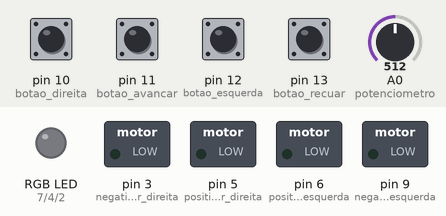
Recording of a sketch running on a simulated Arduino Uno, built with avr-gcc and run on an emulated ATmega328P. Shown: switched loads named in the sketch (green lamp = pin HIGH), an RGB LED mixed from three pins (HIGH = lit). The inputs (shaded band) are chosen by the test bench; at power-on: pin 10 (botao_direita), pin 11 (botao_avancar), pin 12 (botao_esquerda), pin 13 (botao_recuar) LOW, A0 (potenciometro) = 512.

Above: at 1.2 s.
1.3 s: pin 10 (botao_direita) pulled HIGH for 0.15 s
At 1.37 s:
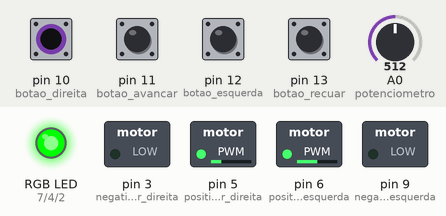
2.9 s: pin 11 (botao_avancar) pulled HIGH for 0.15 s
At 2.97 s:
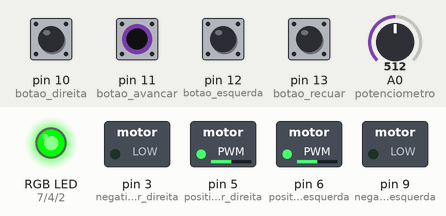
4.5 s: pin 12 (botao_esquerda) pulled HIGH for 0.15 s
At 4.57 s:
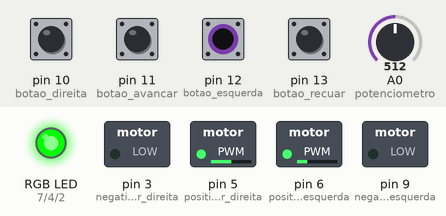
6.1 s: pin 13 (botao_recuar) pulled HIGH for 0.15 s
At 6.17 s:
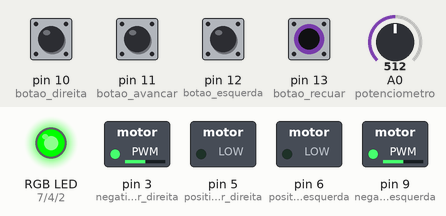
7.7 s: pin 10 (botao_direita) pulled HIGH for 1 s
At 9.0 s:
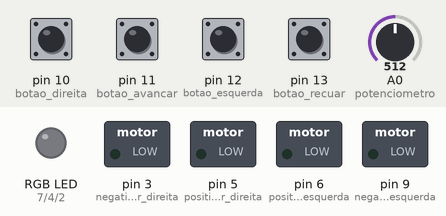
10.2 s: pin 11 (botao_avancar) pulled HIGH for 1 s
At 11.0 s:
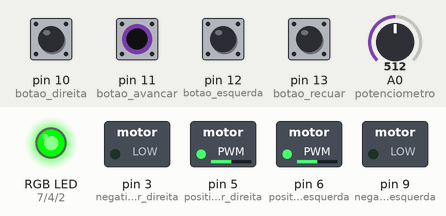
Timing chart, 0 to 13.2 s (numbered marks = the images above; inputs shaded):
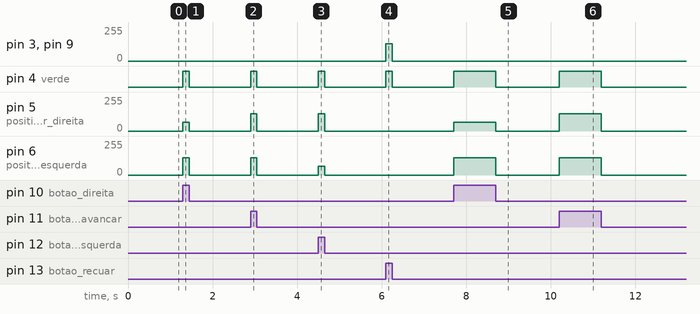

Measured:
- after the input at 1.3 s, pin 4 (verde): LOW → HIGH at once, → LOW 0.15 s later; pin 5 (positivo_motor_direita): 0/255 → 64/255 at once, → 0/255 0.15 s later; pin 6 (positivo_motor_esquerda): 0/255 → 128/255 at once, → 0/255 0.15 s later
- after the input at 2.9 s, pin 4 (verde): LOW → HIGH at once, → LOW 0.15 s later; pin 5 (positivo_motor_direita), pin 6 (positivo_motor_esquerda): 0/255 → 128/255 at once, → 0/255 0.15 s later
- after the input at 4.5 s, pin 4 (verde): LOW → HIGH at once, → LOW 0.15 s later; pin 5 (positivo_motor_direita): 0/255 → 128/255 at once, → 0/255 0.15 s later; pin 6 (positivo_motor_esquerda): 0/255 → 64/255 at once, → 0/255 0.15 s later
- after the input at 6.1 s, pin 3 (negativo_motor_direita), pin 9 (negativo_motor_esquerda): 0/255 → 128/255 at once, → 0/255 0.15 s later; pin 4 (verde): LOW → HIGH at once, → LOW 0.15 s later
- after the input at 7.7 s, pin 4 (verde): LOW → HIGH at once, → LOW 1.0 s later; pin 5 (positivo_motor_direita): 0/255 → 64/255 at once, → 0/255 1.0 s later; pin 6 (positivo_motor_esquerda): 0/255 → 128/255 at once, → 0/255 1.0 s later
- after the input at 10.2 s, pin 4 (verde): LOW → HIGH at once, → LOW 1.0 s later; pin 5 (positivo_motor_direita), pin 6 (positivo_motor_esquerda): 0/255 → 128/255 at once, → 0/255 1.0 s later

The sketch:

exe6-18.ino
```cpp
/*
Componentes:
- 2 motores CC
- 1 controlador L293D
- 1 fonte de energia
- 1 arduíno
- 4 botões
- 4 resistores (1kohm cada)
- 1 potenciômetro
- 1 led RGB
- 1 resistor 220 ohms para led rgb
- 3 protoboards

Montagem
1 protoboard com fonte de energia (positivo e negativo)
Nessa placa ligar o controlador L293D e os motores
Ligar corretamente potencia, solo e ativar do controlador
As saídas do controlador devem ser ligadas nos motores
As entradas do controlador devem ser ligadas nas
portas digitais do arduíno (portas com PWM)

1 protoboard com 4 botões e 4 resistores 1kohm
Nesta placa ligar o positivo do arduíno - 5V
Também ligar o negativo do arduíno
Os botões recebem tensão de 5v do arduíno, passam
pelo resistor e devolvem ao negativo do arduíno.
Depois de passar pelo botão e antes do resistor, fazer
uma ligação do botão com a porta digital do arduíno
aproveitar as portas não PWM

1 protoboard vai receber o potenciometro e o led.
Ligar o positivo (5V) e o negativo do arduino na placa
potenciometro tem terminais 1 e 2 ligados no
positivo e negativo da placa
Terminal limpador é ligado na entrada analógica A0
led é ligado nas portas digitais que sobrarem

##### lógica ####
Definir as portas - usar nomes adequados a
cada componente
para cada entrada, criar uma variável para
armazenar a leitura da entrada
#define botao_avancar 12
int estado_botao_avancar = 0;

no void setup, definir portas de entrada e saída
(motor, led) - saídas
botões e potenciometro - entradas
Serial.begin(9600); -> ativar entrada analógica potenciometro

no void loop
primeiro LER o estado de todos os botões e
do potenciometro
estado_botao_avancar = digitalRead(botao_avancar)
estado_potenciometro = analogRead(potenciometro) / 4;

se o botao de avancar estiver pressionado (estado == 1)
ligar os dois motores na velocidade lida no potenciometro
analogWrite(motor, estado_potenciometro)

código da cola:
*/

#define positivo_motor_direita 5
int negativo_motor_direita = 3;
int positivo_motor_esquerda = 6;
int negativo_motor_esquerda = 9;
int botao_avancar = 11;
int botao_recuar = 13;
int botao_direita = 10;
int botao_esquerda = 12;
int estado_btn_avancar = 0;
int estado_btn_recuar = 0;
int estado_btn_direita = 0;
int estado_btn_esquerda = 0;
int potenciometro = 0;
int velocidade_potenciometro = 0;
int vermelho = 7;
int azul = 2;
int verde = 4;


void setup()
{
  pinMode(positivo_motor_direita, OUTPUT);
  pinMode(negativo_motor_direita, OUTPUT);
  pinMode(positivo_motor_esquerda, OUTPUT);
  pinMode(negativo_motor_esquerda, OUTPUT);
  pinMode(botao_avancar, INPUT);
  pinMode(botao_recuar, INPUT);
  pinMode(botao_direita, INPUT);
  pinMode(botao_esquerda, INPUT);
  Serial.begin(9600);
  pinMode(vermelho, OUTPUT);
  pinMode(azul, OUTPUT);
  pinMode(verde, OUTPUT);
}

void loop()
{
  velocidade_potenciometro = analogRead(potenciometro)/4;
  estado_btn_avancar = digitalRead(botao_avancar);
  estado_btn_recuar = digitalRead(botao_recuar);
  estado_btn_direita = digitalRead(botao_direita);
  estado_btn_esquerda = digitalRead(botao_esquerda);

  if (estado_btn_avancar == 1)
  {
  	para_frente(velocidade_potenciometro);
    nivel_potencia();
  }
  else if (estado_btn_recuar == 1)
  {
  	para_tras(velocidade_potenciometro);
    nivel_potencia();
  }
  else if (estado_btn_direita == 1)
  {
  	para_direita(velocidade_potenciometro);
    nivel_potencia();
  }
  else if (estado_btn_esquerda == 1)
  {
  	para_esquerda(velocidade_potenciometro);
    nivel_potencia();
  }
  else
  {
    parado();
    led_apagado();
  }


}

void para_frente(int velocidade)
{
  analogWrite(positivo_motor_direita, velocidade);
  analogWrite(negativo_motor_direita, 0);
  analogWrite(positivo_motor_esquerda, velocidade);
  analogWrite(negativo_motor_esquerda, 0);
}

void para_tras(int velocidade)
{
  analogWrite(positivo_motor_direita, 0);
  analogWrite(negativo_motor_direita, velocidade);
  analogWrite(positivo_motor_esquerda, 0);
  analogWrite(negativo_motor_esquerda, velocidade);
}

void para_direita(int velocidade)
{
  analogWrite(positivo_motor_direita, velocidade/2);
  analogWrite(negativo_motor_direita, 0);
  analogWrite(positivo_motor_esquerda, velocidade);
  analogWrite(negativo_motor_esquerda, 0);
}

void para_esquerda(int velocidade)
{
  analogWrite(positivo_motor_direita, velocidade);
  analogWrite(negativo_motor_direita, 0);
  analogWrite(positivo_motor_esquerda, velocidade/2);
  analogWrite(negativo_motor_esquerda, 0);
}

void parado()
{
  analogWrite(positivo_motor_direita, 0);
  analogWrite(negativo_motor_direita, 0);
  analogWrite(positivo_motor_esquerda, 0);
  analogWrite(negativo_motor_esquerda, 0);
}

void led_verde()
{
  digitalWrite(verde, 1);
  digitalWrite(azul, 0);
  digitalWrite(vermelho, 0);
}

void led_branco()
{
  digitalWrite(verde, 1);
  digitalWrite(azul, 1);
  digitalWrite(vermelho, 1);
}

void led_azul()
{
  digitalWrite(verde, 0);
  digitalWrite(azul, 1);
  digitalWrite(vermelho, 0);
}

void led_amarelo()
{
  digitalWrite(verde, 1);
  digitalWrite(azul, 1);
  digitalWrite(vermelho, 0);
}

void led_vermelho()
{
  digitalWrite(verde, 0);
  digitalWrite(azul, 0);
  digitalWrite(vermelho, 1);
}

void led_apagado()
{
  digitalWrite(verde, 0);
  digitalWrite(azul, 0);
  digitalWrite(vermelho, 0);
}

void nivel_potencia()
{
  if (velocidade_potenciometro >= 230)
  {
    led_vermelho();
  }
  else if (velocidade_potenciometro >= 200)
  {
    led_amarelo();
  }
  else if (velocidade_potenciometro >= 150)
  {
    led_azul();
  }
  else if (velocidade_potenciometro >= 100)
  {
    led_verde();
  }
  else if (velocidade_potenciometro >= 50)
  {
    led_branco();
  }
  else
  {
  	led_apagado();
  }
}
```
